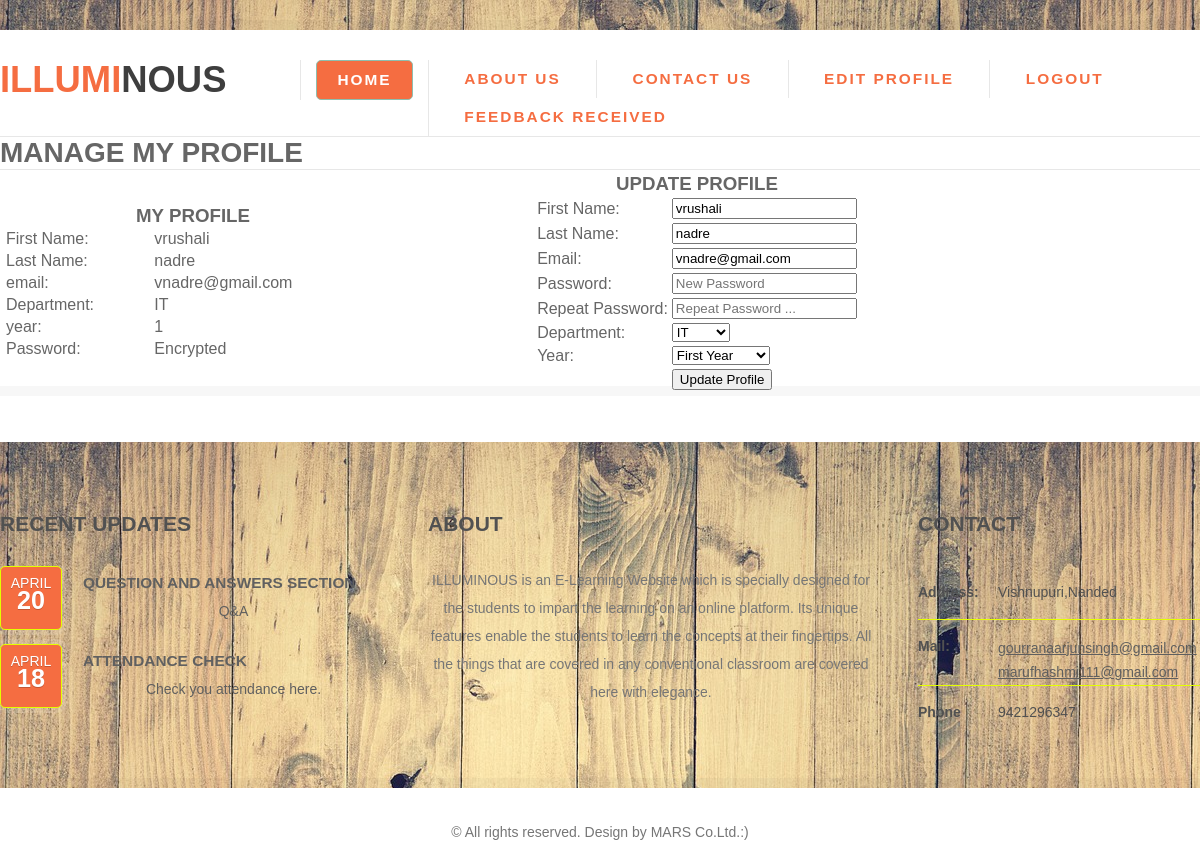
/manage-profile.php (signed in), run on the app's committed database.
### tables this page shows
CREATE TABLE IF NOT EXISTS `users` (
  `id` int(11) NOT NULL,
  `firstname` varchar(30) NOT NULL,
  `lastname` varchar(30) NOT NULL,
  `username` varchar(30) NOT NULL,
  `email` varchar(255) NOT NULL,
  `password` varchar(32) NOT NULL,
  `gender` varchar(66) NOT NULL,
  `dob` varchar(8) NOT NULL,
  `profile_pic` varchar(66) NOT NULL,
  `date_joined` date NOT NULL,
  `country` varchar(77) NOT NULL,
  `locked` varchar(3) NOT NULL,
  `role` text NOT NULL,
  `department` text NOT NULL,
  `year` varchar(20) NOT NULL
);

### manage-profile.php (the view, shortened to what this page needs)
<?php
include ( 'includes/header1.php' );
$result=mysql_query("SELECT * FROM users WHERE username = '$_SESSION[username]'")
or die("There are no records to display ... \n" . mysql_error());
$row = mysql_fetch_array($result);
if($row)
 {
 $firstname = $row['firstname'];
 $lastname = $row['lastname'];
 $email = $row['email'];
 $department = $row['department'];
 $year = $row['year'];
 }
?>
<!DOCTYPE html PUBLIC "-//W3C//DTD XHTML 1.0 Transitional//EN" "http://www.w3.org/TR/xhtml1/DTD/xhtml1-transitional.dtd">
<html xmlns="http://www.w3.org/1999/xhtml">
<head>
</head>
<body>
<div id="page">
<div id="header">
  <h1>MANAGE MY PROFILE</h1>
</div>
<div id="container">
<table>
<tr>
<td>
<table width="380" align="center">
<CAPTION><h3>MY PROFILE</h3></CAPTION>
<tr>
    <td>First Name:</td>
    <td><?php echo $firstname; ?></td>
</tr>
<tr>
    <td>Last Name:</td>
    <td><?php echo $lastname; ?></td>
</tr>
<tr>
    <td>email:</td>
    <td><?php echo $email; ?></td>
</tr>
<tr>
    <td>Department:</td>
    <td><?php echo $department; ?></td>
</tr>
<tr>
    <td>year:</td>
    <td><?php echo $year; ?></td>
</tr>
<tr>
    <td>Password:</td>
    <td>Encrypted</td>
</tr>
</table>
</td>
<td>
<table border="0" width="620" align="center">
<CAPTION><h3>UPDATE PROFILE</h3></CAPTION>
<form action="manage-profile.php?id=<?php echo $_SESSION['username']; ?>" method="post" onsubmit="return updateProfile(this)">
<table align="center">
<tr><td>First Name:</td><td><input type='text' name='firstname' value='<?php echo $firstname ?>' placeholder='Firstname ...'class="form-control" onclick='value=""'required/></td></tr>
<tr><td>Last Name:</td><td><input type='text' name='lastname' value='<?php echo $lastname ?>'  placeholder='Lastname ...'class="form-control" onclick='value=""'required/></td></tr>
<tr><td>Email:</td><td><input type="email" placeholder="Email..." name="email" value='<?php echo $email ?>' id="email"class="form-control" required><span id="status"></td></tr>
<tr><td>Password:</td><td><input type="password"class="form-control" placeholder="New Password" name="password" pattern="(?=.*\d)(?=.*[a-z])(?=.*[A-Z]).{6,}" required oninvalid="setCustomValidity('Password must contain at least 6 characters, including UPPER/lowercase and numbers')" onChange="try{setCustomValidity('')}catch(e){}"></td></tr>
<tr><td>Repeat Password:</td><td><input type="password" name="passwordrepeat"  placeholder='Repeat Password ...' class="form-control"onclick='value=""' pattern="(?=.*\d)(?=.*[a-z])(?=.*[A-Z]).{6,}" required oninvalid="setCustomValidity('Password must contain at least 6 characters, including UPPER/lowercase and numbers')" onChange="try{setCustomValidity('')}catch(e){}"/></td></tr>
<tr><td>Department:</td><td><select name="department">
                     <option value="IT">IT</option>
                     </select></td></tr>
<tr><td>Year:</td><td><select name="year">
                     <option value="1">First Year</option>
                     </select></td></tr>
<tr><td>&nbsp;</td></td><td><input type="submit" name="update" value="Update Profile"></td></tr>
</table>
</div>
<div id="footer">
<?php
include ( 'includes/footer1.php' );
?>
</div>
</div>
</body>
</html>

### css/style.css (style rules this page uses)
body { font-family: 'Source Sans Pro', sans-serif; font-size: 14px; color: #666; }

### css/default.css (style rules this page uses)
html, body { height: 100%; }
body { margin: 0px; padding: 0px; font-family: 'Open Sans', sans-serif; font-size: 10pt; color: #000000; }
h1, h2, h3 { margin: 0; padding: 0; }
#header { overflow: hidden; border-bottom: 1px solid #E7E7E7; }
#footer { overflow: hidden; padding: 30px 0px; box-shadow: 0px -10px 0px rgba(0,0,0,0.03); }

### data on the page
users: firstname "vrushali", lastname "nadre", email "vnadre@gmail.com", department "IT", year "1"
